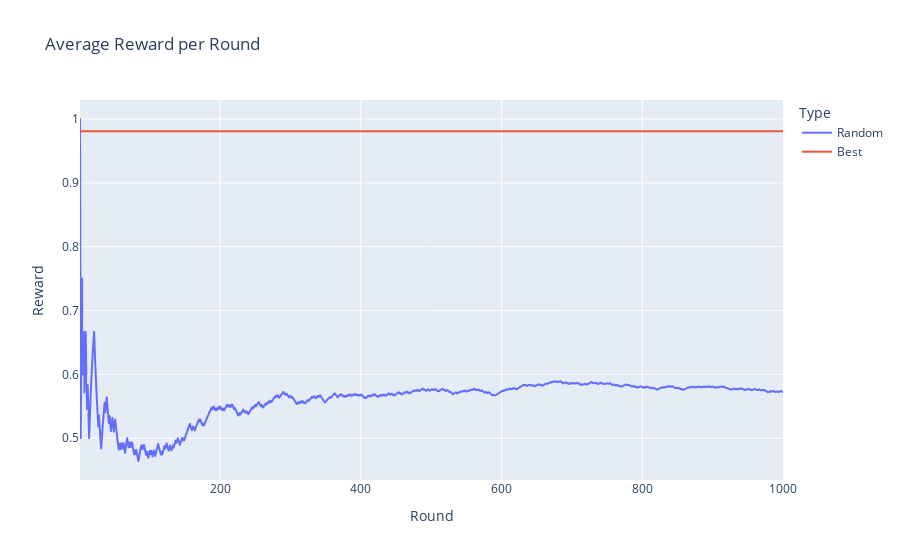
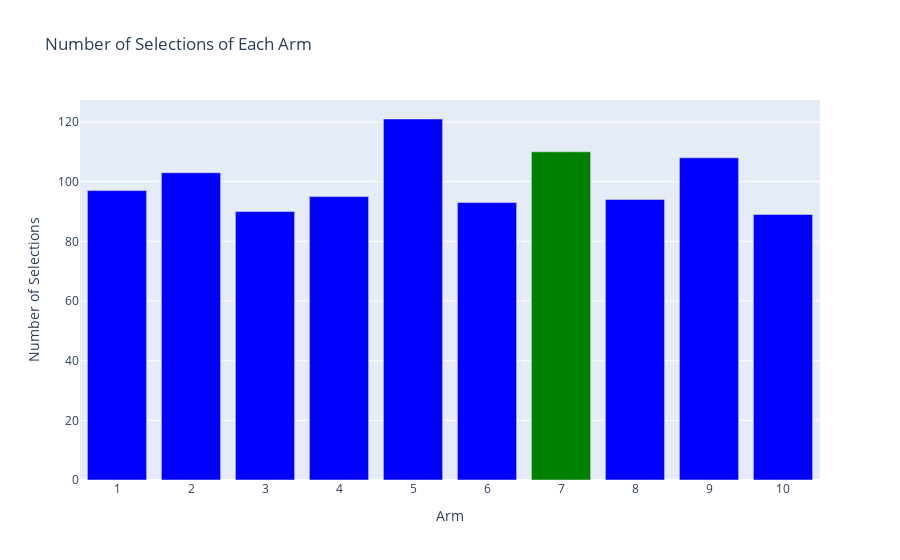

Write notebook code for charts like these, in order.
### Code cell
random_results = MABExperiment(
    num_arms=NUM_ARMS, 
    num_rounds=NUM_ROUNDS,
    algorithm=Random(NUM_ARMS),
    environment=env
).run()

### Figure 1 — Plotly figure (JSON) as saved in the notebook; plotly's stock layout.template omitted (floating-point values rounded to 4 significant figures; data arrays with more than 128 entries replaced by an {"elided": "..."} marker saying what was removed)
{"data": [{"hovertemplate": "Type=Random<br>Round=%{x}<br>Reward=%{y}<extra></extra>", "legendgroup": "Random", "line": {"color": "#636efa", "dash": "solid"}, "marker": {"symbol": "circle"}, "mode": "lines", "name": "Random", "showlegend": true, "type": "scattergl", "x": {"elided": "1000 int values"}, "xaxis": "x", "y": {"elided": "1000 float values"}, "yaxis": "y"}, {"hovertemplate": "Type=Best<br>Round=%{x}<br>Reward=%{y}<extra></extra>", "legendgroup": "Best", "line": {"color": "#EF553B", "dash": "solid"}, "marker": {"symbol": "circle"}, "mode": "lines", "name": "Best", "showlegend": true, "type": "scattergl", "x": {"elided": "1000 int values"}, "xaxis": "x", "y": {"elided": "1000 float values"}, "yaxis": "y"}], "layout": {"legend": {"title": {"text": "Type"}, "tracegroupgap": 0}, "title": {"text": "Average Reward per Round"}, "xaxis": {"anchor": "y", "domain": [0, 1], "title": {"text": "Round"}}, "yaxis": {"anchor": "x", "domain": [0, 1], "title": {"text": "Reward"}}}}

### Figure 2 — Plotly figure (JSON) as saved in the notebook; plotly's stock layout.template omitted (floating-point values rounded to 4 significant figures)
{"data": [{"alignmentgroup": "True", "hovertemplate": "Arm=%{x}<br>Number of Selections=%{y}<extra></extra>", "legendgroup": "", "marker": {"color": ["blue", "blue", "blue", "blue", "blue", "blue", "green", "blue", "blue", "blue"], "pattern": {"shape": ""}}, "name": "", "offsetgroup": "", "orientation": "v", "showlegend": false, "textposition": "auto", "type": "bar", "x": ["1", "2", "3", "4", "5", "6", "7", "8", "9", "10"], "xaxis": "x", "y": [97, 103, 90, 95, 121, 93, 110, 94, 108, 89], "yaxis": "y"}], "layout": {"barmode": "relative", "legend": {"tracegroupgap": 0}, "title": {"text": "Number of Selections of Each Arm"}, "xaxis": {"anchor": "y", "domain": [0, 1], "title": {"text": "Arm"}}, "yaxis": {"anchor": "x", "domain": [0, 1], "title": {"text": "Number of Selections"}}}}
